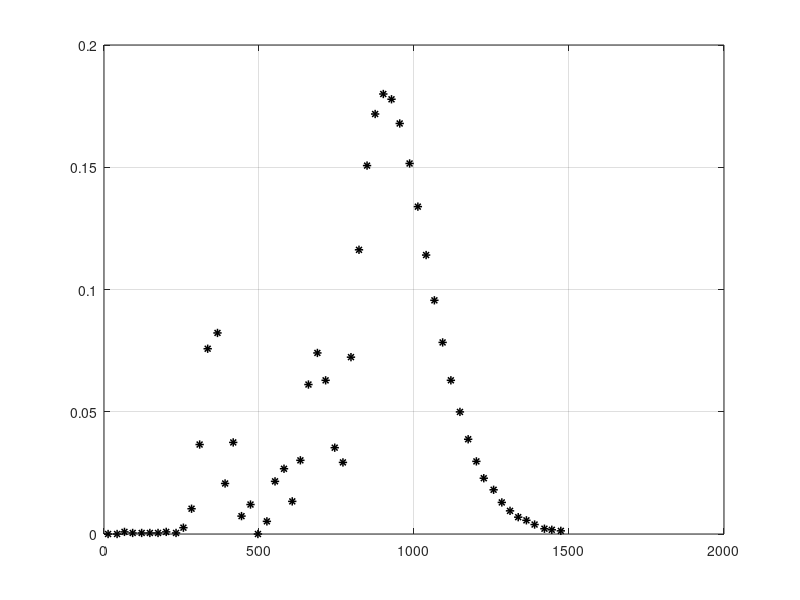

Here is the MATLAB script that generated this plot: (Note: this script raises an error after producing the figure.)
clc
clear
NFFT=8192;

MaX=0.0; MaY=0.0;MaZ=0.0;


hold on
box on 
grid on

px=load('pF.txt');
pF=px(:,1)+1i*px(:,2);
%pFf=fliplr(pF);

f=load('IFFT.txt'); %IFFT data from C code
%f1=2*f(:,2)*NFFT;
f1=f(:,1)*NFFT;


%c=real(ifft(pF,NFFT)*NFFT);
c=2*real(ifft(pF,NFFT)*NFFT);

OmegaR=0.5*340;
TR=2*pi/OmegaR;
Tint=27*TR;
ODT=Tint/NFFT;
OTime = ODT*(0:NFFT-1);


% 
% figure(1)
% hold on
% grid on
% %tdref=importdata('FDTimePressure1.dat');
% 
% %plot(OTime*1000,c,'k-.','linewidth',2.1);
% %plot(tdref(:,1)*1000+9,2*f1','r-.');% ifft from C code
% %ref=load('FDTimePressure1.txt');
% 
% 
% thref=importdata('Subrotatingdipoletimehistory000.dat');
% plot(thref(:,1),thref(:,2),'ko','linewidth',1.5);
% plot(OTime*1000+0.7,2*f1','r-','linewidth',1.5);
% % 
% axis([165 205 -1.2 1.2])
% legend('Mao et al','Predicted');
% %
% 
% 
% %hold on
% % plot(tdref(:,1)*1000,tdref(:,2),'g-');
% % 
% % legend('ifft_{C}','zhongjie','ref');
% 
% 
% Filename1 = ['timehistory_',num2str(10*MaX),num2str(10*MaY),num2str(10*MaZ)];
% print(Filename1,'-depsc'); 


figure(1)
hold on
grid on
box on

refSp=importdata('D05circum_spec.txt');
Pspec=importdata('FDPressureSpectrum.txt');
%spec=importdata('FDPressureSpectrum2omega194401fnum8192.txt');


plot(refSp(:,1),refSp(:,2),'k*','linewidth',1.1);
%stem(Pspec(:,1)-0.93,Pspec(:,2),'r','linewidth',1.3);
stem(Pspec(:,1),Pspec(:,2),'rs','linewidth',1.1);
axis([-0.,1500,0,0.2]);

legend('Mao et al','Predicted')

xlabel('{\itf} [Hz]')
ylabel('{\itp''} [Pa]');



Filename1 = ['pressurespec_',num2str(10*MaX),num2str(10*MaY),num2str(10*MaZ)];
print(Filename1,'-depsc'); 

